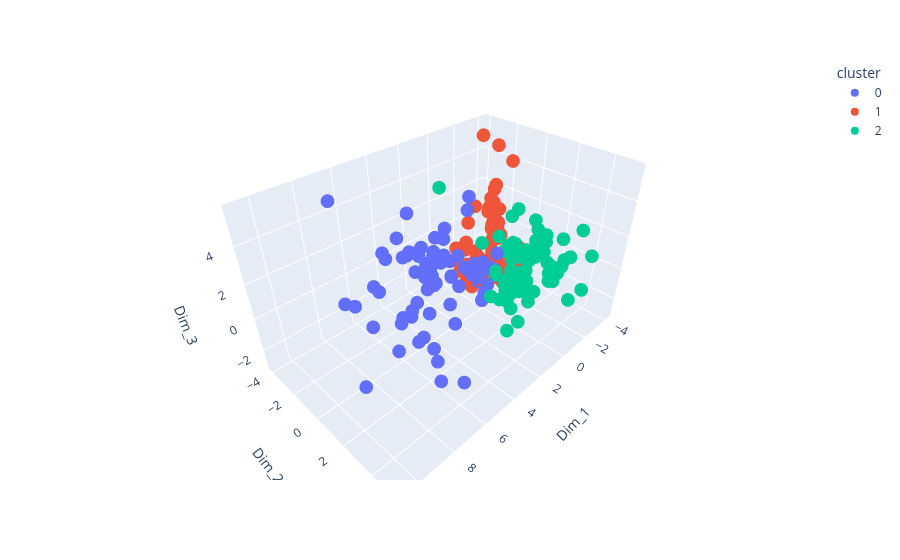

Here is the notebook cell this chart was saved with:
### Code cell
plot_df3 = low_dim_df.copy()
plot_df3.columns = [f"Dim_{i+1}" for i in range(plot_df3.shape[1])]
plot_df3["cluster"] = cluster_labels_1d_3.astype(str)

fig = px.scatter_3d(
    plot_df3,
    x="Dim_1",
    y="Dim_2",
    z="Dim_3",
    color="cluster",
    hover_data=plot_df3.columns)

fig.show()
